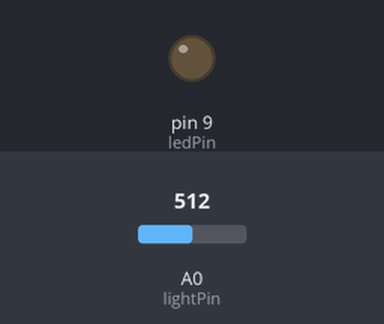
Simulated run of this sketch. Board: Arduino Uno, built with avr-gcc and run on an emulated ATmega328P. Parts: output pins drawn as LEDs (lit = HIGH). The inputs (shaded band) are chosen by the test bench; at power-on: A0 (lightPin) = 512.

Above: at 1.2 s.
1.3 s: A0 (lightPin) set to 306
At 1.9 s:
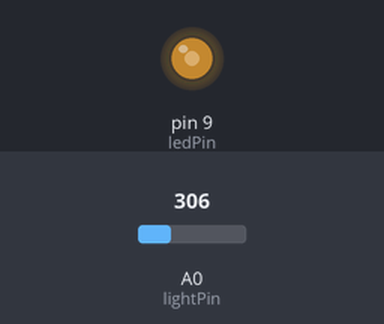
2.8 s: A0 (lightPin) set to 122
At 3.1 s:
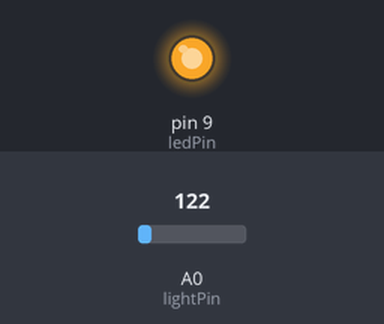
Timing chart, 0 to 5.8 s (numbered marks = the images above; inputs shaded):
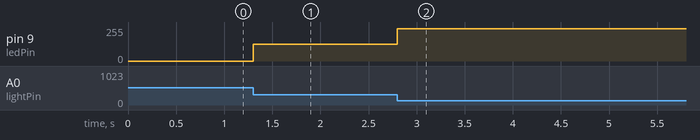

Measured:
- after the input at 1.3 s, pin 9 (ledPin): 0/255 → 124/255 at once
- after the input at 2.8 s, pin 9 (ledPin): 124/255 → 241/255 at once

The sketch:

LDR_final.ino
```cpp
//Example_5_Light_Sensor_led
const int lightPin = A0;
const int ledPin = 9;

int lightLevel;

void setup ( ) {   pinMode(ledPin, OUTPUT);  }

void loop ( ) {  lightLevel = analogRead(lightPin);
lightLevel = map(lightLevel, 100, 500, 0, 255);
lightLevel = constrain(lightLevel, 0, 255);
analogWrite(ledPin,255-lightLevel);
}
```
